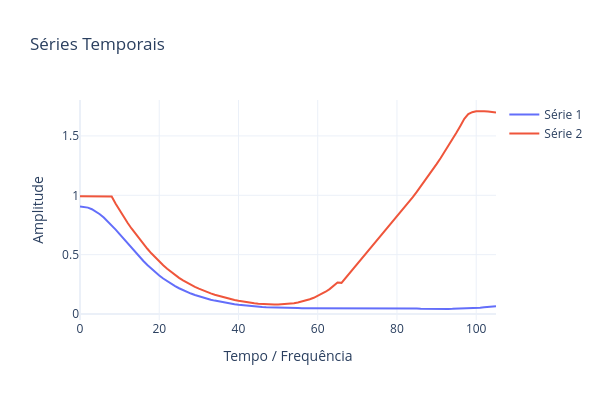

Notebook code cell kept with this figure:
### Code cell
params_list = df_params.values[:,2:]

for i,params in enumerate(params_list):
    m,nI,nR,nO,mO,nL,N1,N2,N3,τ,mode,act = params
    X, Y, Z = PrepareData(RS, HI, nI, nO, mO, 1, mode)
    nI=len(Y[0])

    teda=AutoCloud(m=m,nI=nI,nR=nR,nO=nO+mO,nL=nL,ηS=[N1,N2,N3],mode=mode,act=act,
                tau=τ,rho=0.03,eol=0.3,ref=len(sig)-nI+1,wtaG=True,wtaP=True) 
    for j,_ in enumerate(X[:]):
        teda.run(X[j])
        teda.RUL_Prediction(Y[j],mode='single',lim=len(sig)-nI+1,show=False)
        teda.Adapt(Y[j],Z[j])
    print(teda.wape_RUL,teda.wape_HI)

    teda.c = np.append(teda.c,teda.gm)  
    PlotSeriesPLY(ySeries=[teda.wape_HI_hist,teda.wape_RUL_hist])
    #PlotDSI_3D_PLT(teda,language='en',anchor=(0.85, -0.05),ncol=5)
